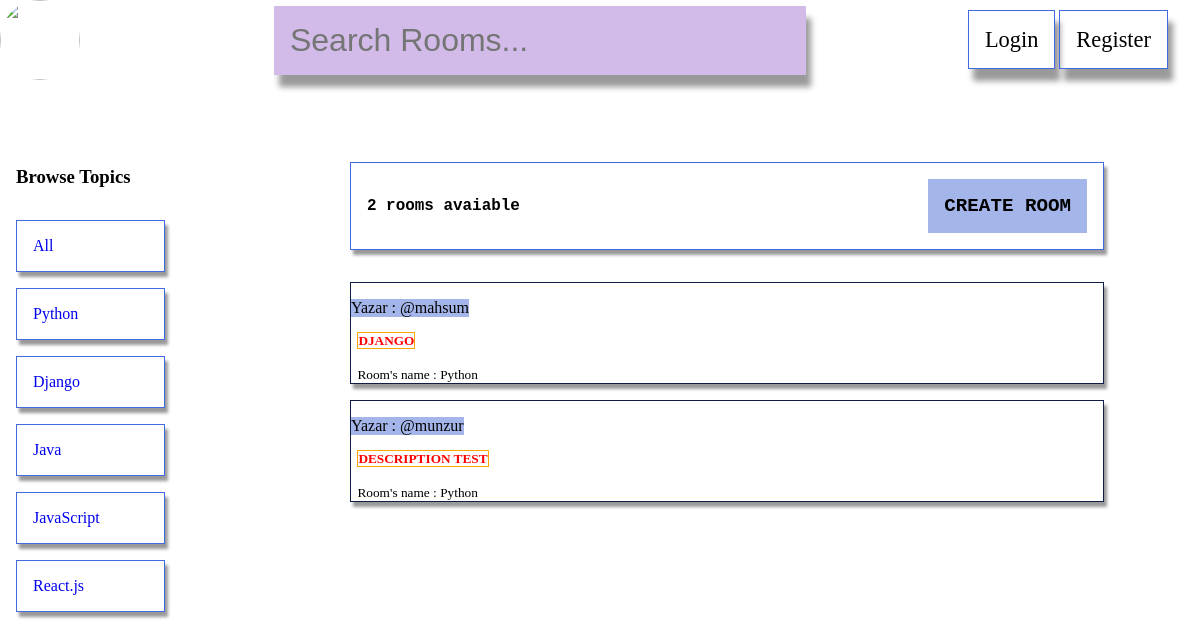
Before: / with the older database file.
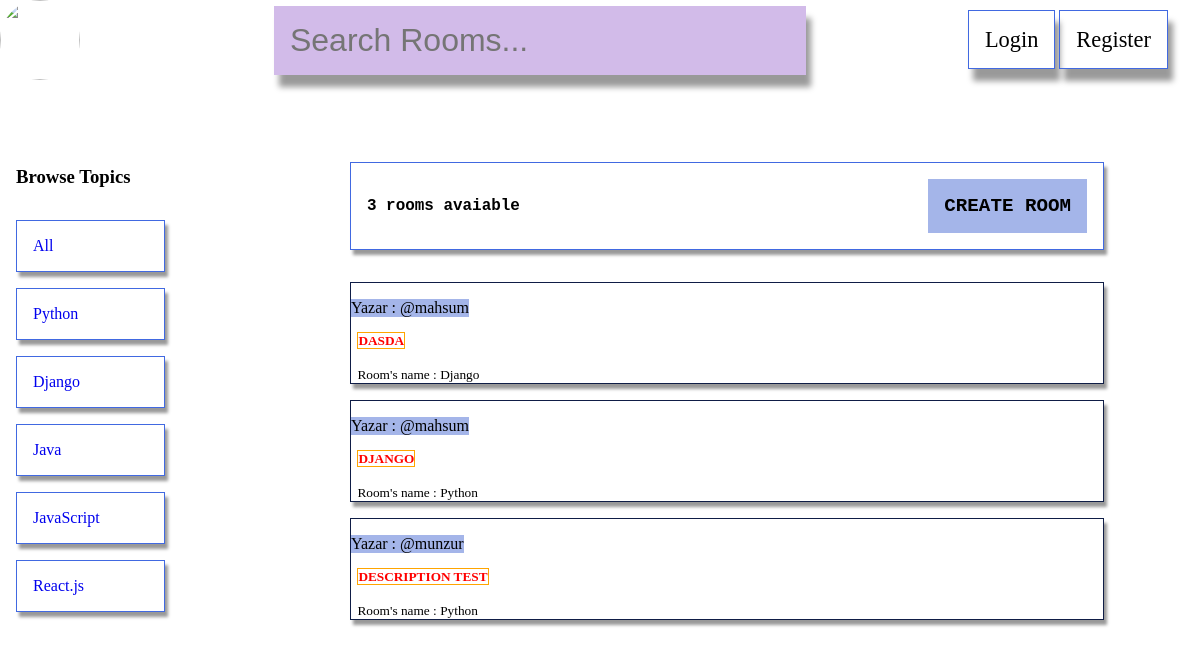
After: the same page with the newer database file.
### base/models.py (models this page shows, shortened)
class Topic(models.Model):
    name = models.CharField(max_length=200)

class Room(models.Model):
    host = models.ForeignKey(User, on_delete=models.SET_NULL, null=True)
    topic = models.ForeignKey(Topic, on_delete=models.SET_NULL, null=True)
    name = models.CharField(max_length=200)
    description = models.TextField(null=True, blank=True)
    participants = models.ManyToManyField(
        User, related_name='participants', blank=True)
    updated = models.DateTimeField(auto_now=True)
    created = models.DateTimeField(auto_now_add=True)
    class Meta:
        ordering = ['-updated', '-created']

### base/views.py (the view)
# urls.py: path('', views.home, name="home"),
def home(request):
    q = request.GET.get('q') if request.GET.get('q') != None else ''
    rooms = Room.objects.filter(Q(topic__name__icontains=q) |
                                Q(name__icontains=q) |
                                Q(description__icontains=q)
                                )
    topics = Topic.objects.all()
    room_count = rooms.count()
    context = {'rooms': rooms, 'topics': topics, 'room_count': room_count}
    return render(request, 'base/home.html', context)

### base/templates/base/home.html (shortened to what this page needs)
{% extends 'main.html' %} {% block content %}
<div class="home-container">
    <div class="home-sidebar">
        <div class="sidebar-header">
            <h3>Browse Topics</h3>
        </div>
        <div>
            <a href="{% url 'home' %}">All</a> {% for topic in topics %}
            <div class="topics">
                <a href="{% url 'home' %}?q={{topic.name}}">{{topic.name}}</a>
            </div>
            {% endfor %}
        </div>
    </div>
    <div class="home-main">
        <div class="room-info">
            <div class="room-count">
                <h5>{{room_count}} rooms avaiable</h5>
            </div>
            <a href="{% url 'create-room' %}">Create room</a>
        </div>
        <div class="rooms-container">
            {% for room in rooms %}
            <div class="rooms">
                <div class="room-wrapper">
                    <div class="yazar">
                        <span>Yazar : @{{room.host.username}}</span>
                    </div>
                </div>
                <div class="room-content">
                    <h5><a href="{% url 'room' room.id %}">{{room.name}}</a></h5>
                    <small>Room's name : {{room.topic.name}}</small>
                </div>
            </div>
            {% endfor %}
        </div>
    </div>
</div>
{% endblock content %}

### templates/main.html (shortened to what this page needs)
<!DOCTYPE html>
<html lang="en">
<head>
</head>
<body>
    {% include 'navbar.html' %}  {% block content %} {% endblock %}
</body>
</html>

### templates/navbar.html (shortened to what this page needs)
<div class="navbar">
    <a href="/" class="logo">
        <img src="https://raw.githubusercontent.com/munzurkolkiran/logo/main/logo.jpg">
    </a>
    <div class="search">
        <form method="GET" action="{% url 'home' %}">
            <input class="search-input" type="text" name="q" placeholder="Search Rooms..." />
        </form>
    </div>
    <div class="main">
        <div class="user">
            {% if request.user.is_authenticated %}
            <p class="hello">Hello {{request.user}}</p>
        </div>
        <div>
            <a href="{% url 'logout' %}" class="link">Logout</a> {% else %}
            <a href="{% url 'login' %}" class="link">Login</a>
            <a href="{% url 'register' %}" class="link">Register</a> {% endif %}
        </div>
    </div>
</div>

### templates/navbar.html (style rules this page uses)
.navbar { display: flex; align-items: center; justify-content: space-between; margin-bottom: 2rem; }
.logo { display: flex; justify-content: center; align-items: center; }
img { border-radius: 50%; width: 5rem; height: 5rem; }
.search { width: 500px; }
.search-input { border: none; background-color: rgb(210, 187, 233); padding: 1rem; width: 100%; font-size: 2rem; color: rebeccapurple; box-shadow: 5px 12px 6px rgba(0, 0, 0, .4); }
.main { display: flex; }
.link { font-size: 1.4rem; padding: 1rem; text-decoration: none; color: black; box-shadow: 5px 12px 6px rgba(0, 0, 0, .4); border: 1px solid royalblue; }
.user { margin-right: 2rem; }

### base/templates/base/home.html (style rules this page uses)
* { margin: 0; padding: 0; }
.home-container { position: relative; display: flex; flex-direction: column; display: grid; grid-template-columns: 1fr 3fr; }
.home-sidebar { padding: 1rem; text-align: center; position: fixed; top: 150px; display: flex; flex-direction: column; }
.sidebar-header { margin-bottom: 2rem; }
.home-sidebar a { display: flex; text-decoration: none; padding: 1rem; border: 1px solid royalblue; width: 100%; box-shadow: 3px 5px 3px rgba(0, 0, 0, .4); }
.topics { margin-top: 1rem; }
.home-main { position: absolute; top: 50px; left: 350px; display: flex; flex-direction: column; }
.room-info { display: flex; justify-content: space-between; align-items: center; padding: 1rem; border: 1px solid royalblue; width: 60vw; box-shadow: 3px 5px 3px rgba(0, 0, 0, .4); margin-bottom: 2rem; }
.room-count { font-family: 'Courier New', Courier, monospace; font-size: 1.2rem; }
.room-info a { padding: 1rem; font-size: 1.2rem; font-family: 'Courier New', Courier, monospace; text-decoration: none; background-color: rgb(164, 181, 233); text-transform: uppercase; font-weight: bold; color: black; }
.rooms-container { display: flex; flex-direction: column; }
.room-wrapper { display: flex; justify-content: space-between; }
.rooms { border: 1px solid rgb(15, 29, 70); box-shadow: 3px 5px 3px rgba(0, 0, 0, .4); margin-bottom: 1rem; }
.yazar { margin-top: 1rem; margin-bottom: 1rem; background-color: rgb(164, 181, 233); color: black; }
.room-content { padding-left: .4rem; }
.room-content h5 { margin-bottom: 1rem; }
.room-content a { text-transform: uppercase; text-decoration: none; color: red; border: 1px solid orange; }

Changed rows visible on the page:
added Room: host.username "mahsum", name "DASDA", topic.name "Django"
Other visible differences:
{{ room_count }}: "2" → "3"
